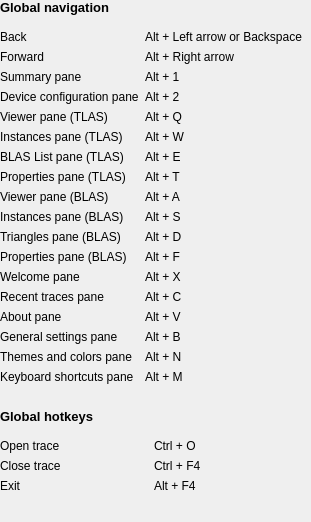
           <widget class="QWidget" name="column_1_wrapper_" native="true">
            <layout class="QVBoxLayout" name="vertical_layout_3_">
             <property name="leftMargin">
              <number>0</number>
             </property>
             <property name="topMargin">
              <number>0</number>
             </property>
             <property name="rightMargin">
              <number>0</number>
             </property>
             <property name="bottomMargin">
              <number>0</number>
             </property>
             <item>
              <widget class="ScaledLabel" name="label_global_navigation_">
               <property name="sizePolicy">
                <sizepolicy hsizetype="MinimumExpanding" vsizetype="Fixed">
                 <horstretch>0</horstretch>
                 <verstretch>0</verstretch>
                </sizepolicy>
               </property>
               <property name="font">
                <font>
                 <pointsize>10</pointsize>
                 <weight>75</weight>
                 <bold>true</bold>
                </font>
               </property>
               <property name="text">
                <string>Global navigation</string>
               </property>
               <property name="indent">
                <number>0</number>
               </property>
              </widget>
             </item>
             <item>
              <widget class="QWidget" name="global_navigation_layout_" native="true">
               <layout class="QGridLayout" name="grid_layout_">
                <property name="leftMargin">
                 <number>0</number>
                </property>
                <item row="0" column="0">
                 <widget class="ScaledLabel" name="label_back_">
                  <property name="sizePolicy">
                   <sizepolicy hsizetype="MinimumExpanding" vsizetype="Fixed">
                    <horstretch>0</horstretch>
                    <verstretch>0</verstretch>
                   </sizepolicy>
                  </property>
                  <property name="text">
                   <string>Back</string>
                  </property>
                 </widget>
                </item>
                <item row="0" column="1">
                 <widget class="ScaledLabel" name="content_back_">
                  <property name="sizePolicy">
                   <sizepolicy hsizetype="MinimumExpanding" vsizetype="Fixed">
                    <horstretch>0</horstretch>
                    <verstretch>0</verstretch>
                   </sizepolicy>
                  </property>
                  <property name="text">
                   <string>Alt + Left arrow or Backspace</string>
                  </property>
                 </widget>
                </item>
                <item row="1" column="0">
                 <widget class="ScaledLabel" name="label_forward_">
                  <property name="sizePolicy">
                   <sizepolicy hsizetype="MinimumExpanding" vsizetype="Fixed">
                    <horstretch>0</horstretch>
                    <verstretch>0</verstretch>
                   </sizepolicy>
                  </property>
                  <property name="text">
                   <string>Forward</string>
                  </property>
                 </widget>
                </item>
                <item row="1" column="1">
                 <widget class="ScaledLabel" name="content_forward_">
                  <property name="sizePolicy">
                   <sizepolicy hsizetype="MinimumExpanding" vsizetype="Fixed">
                    <horstretch>0</horstretch>
                    <verstretch>0</verstretch>
                   </sizepolicy>
                  </property>
                  <property name="text">
                   <string>Alt + Right arrow</string>
                  </property>
                 </widget>
                </item>
                <item row="2" column="0">
                 <widget class="ScaledLabel" name="label_overview_summary_">
                  <property name="sizePolicy">
                   <sizepolicy hsizetype="MinimumExpanding" vsizetype="Fixed">
                    <horstretch>0</horstretch>
                    <verstretch>0</verstretch>
                   </sizepolicy>
                  </property>
                  <property name="text">
                   <string>Summary pane</string>
                  </property>
                 </widget>
                </item>
                <item row="2" column="1">
                 <widget class="ScaledLabel" name="content_overview_summary_">
                  <property name="sizePolicy">
                   <sizepolicy hsizetype="MinimumExpanding" vsizetype="Fixed">
                    <horstretch>0</horstretch>
                    <verstretch>0</verstretch>
                   </sizepolicy>
                  </property>
                  <property name="text">
                   <string>Alt + 1</string>
                  </property>
                 </widget>
                </item>
                <item row="3" column="0">
                 <widget class="ScaledLabel" name="label_overview_device_config_">
                  <property name="sizePolicy">
                   <sizepolicy hsizetype="MinimumExpanding" vsizetype="Fixed">
                    <horstretch>0</horstretch>
                    <verstretch>0</verstretch>
                   </sizepolicy>
                  </property>
                  <property name="text">
                   <string>Device configuration pane</string>
                  </property>
                 </widget>
                </item>
                <item row="3" column="1">
                 <widget class="ScaledLabel" name="content_overview_device_config_">
                  <property name="sizePolicy">
                   <sizepolicy hsizetype="MinimumExpanding" vsizetype="Fixed">
                    <horstretch>0</horstretch>
                    <verstretch>0</verstretch>
                   </sizepolicy>
                  </property>
                  <property name="text">
                   <string>Alt + 2</string>
                  </property>
                 </widget>
                </item>
                <item row="4" column="0">
                 <widget class="ScaledLabel" name="label_tlas_viewer_">
                  <property name="sizePolicy">
                   <sizepolicy hsizetype="MinimumExpanding" vsizetype="Fixed">
                    <horstretch>0</horstretch>
                    <verstretch>0</verstretch>
                   </sizepolicy>
                  </property>
                  <property name="text">
                   <string>Viewer pane (TLAS)</string>
                  </property>
                 </widget>
                </item>
                <item row="4" column="1">
                 <widget class="ScaledLabel" name="content_tlas_viewer_">
                  <property name="sizePolicy">
                   <sizepolicy hsizetype="MinimumExpanding" vsizetype="Fixed">
                    <horstretch>0</horstretch>
                    <verstretch>0</verstretch>
                   </sizepolicy>
                  </property>
                  <property name="text">
                   <string>Alt + Q</string>
                  </property>
                 </widget>
                </item>
                <item row="5" column="0">
                 <widget class="ScaledLabel" name="label_tlas_instances_">
                  <property name="sizePolicy">
                   <sizepolicy hsizetype="MinimumExpanding" vsizetype="Fixed">
                    <horstretch>0</horstretch>
                    <verstretch>0</verstretch>
                   </sizepolicy>
                  </property>
                  <property name="text">
                   <string>Instances pane (TLAS)</string>
                  </property>
                 </widget>
                </item>
                <item row="5" column="1">
                 <widget class="ScaledLabel" name="content_tlas_instances_">
                  <property name="sizePolicy">
                   <sizepolicy hsizetype="MinimumExpanding" vsizetype="Fixed">
                    <horstretch>0</horstretch>
                    <verstretch>0</verstretch>
                   </sizepolicy>
                  </property>
                  <property name="text">
                   <string>Alt + W</string>
                  </property>
                 </widget>
                </item>
                <item row="6" column="0">
                 <widget class="ScaledLabel" name="label_tlas_blas_list_">
                  <property name="sizePolicy">
                   <sizepolicy hsizetype="MinimumExpanding" vsizetype="Fixed">
                    <horstretch>0</horstretch>
                    <verstretch>0</verstretch>
                   </sizepolicy>
                  </property>
                  <property name="text">
                   <string>BLAS List pane (TLAS)</string>
                  </property>
                 </widget>
                </item>
                <item row="6" column="1">
                 <widget class="ScaledLabel" name="content_tlas_blas_list_">
                  <property name="sizePolicy">
                   <sizepolicy hsizetype="MinimumExpanding" vsizetype="Fixed">
                    <horstretch>0</horstretch>
                    <verstretch>0</verstretch>
                   </sizepolicy>
                  </property>
                  <property name="text">
                   <string>Alt + E</string>
                  </property>
                 </widget>
                </item>
                <item row="7" column="0">
                 <widget class="ScaledLabel" name="label_tlas_properties_">
                  <property name="sizePolicy">
                   <sizepolicy hsizetype="MinimumExpanding" vsizetype="Fixed">
                    <horstretch>0</horstretch>
                    <verstretch>0</verstretch>
                   </sizepolicy>
                  </property>
                  <property name="text">
                   <string>Properties pane (TLAS)</string>
                  </property>
                 </widget>
                </item>
                <item row="7" column="1">
                 <widget class="ScaledLabel" name="content_tlas_properties_">
                  <property name="sizePolicy">
                   <sizepolicy hsizetype="MinimumExpanding" vsizetype="Fixed">
                    <horstretch>0</horstretch>
                    <verstretch>0</verstretch>
                   </sizepolicy>
                  </property>
                  <property name="text">
                   <string>Alt + T</string>
                  </property>
                 </widget>
                </item>
                <item row="8" column="0">
                 <widget class="ScaledLabel" name="label_blas_viewer_">
                  <property name="sizePolicy">
                   <sizepolicy hsizetype="MinimumExpanding" vsizetype="Fixed">
                    <horstretch>0</horstretch>
                    <verstretch>0</verstretch>
                   </sizepolicy>
                  </property>
                  <property name="text">
                   <string>Viewer pane (BLAS)</string>
                  </property>
                 </widget>
                </item>
                <item row="8" column="1">
                 <widget class="ScaledLabel" name="content_blas_viewer_">
                  <property name="sizePolicy">
                   <sizepolicy hsizetype="MinimumExpanding" vsizetype="Fixed">
                    <horstretch>0</horstretch>
                    <verstretch>0</verstretch>
                   </sizepolicy>
                  </property>
                  <property name="text">
                   <string>Alt + A</string>
                  </property>
                 </widget>
                </item>
                <item row="9" column="0">
                 <widget class="ScaledLabel" name="label_blas_instances_">
                  <property name="sizePolicy">
                   <sizepolicy hsizetype="MinimumExpanding" vsizetype="Fixed">
                    <horstretch>0</horstretch>
                    <verstretch>0</verstretch>
                   </sizepolicy>
                  </property>
                  <property name="text">
                   <string>Instances pane (BLAS)</string>
                  </property>
                 </widget>
                </item>
                <item row="9" column="1">
                 <widget class="ScaledLabel" name="content_blas_instances_">
                  <property name="sizePolicy">
                   <sizepolicy hsizetype="MinimumExpanding" vsizetype="Fixed">
                    <horstretch>0</horstretch>
                    <verstretch>0</verstretch>
                   </sizepolicy>
                  </property>
                  <property name="text">
                   <string>Alt + S</string>
                  </property>
                 </widget>
                </item>
                <item row="10" column="0">
                 <widget class="ScaledLabel" name="label_blas_triangles_">
                  <property name="sizePolicy">
                   <sizepolicy hsizetype="MinimumExpanding" vsizetype="Fixed">
                    <horstretch>0</horstretch>
                    <verstretch>0</verstretch>
                   </sizepolicy>
                  </property>
                  <property name="text">
                   <string>Triangles pane (BLAS)</string>
                  </property>
                 </widget>
                </item>
                <item row="10" column="1">
                 <widget class="ScaledLabel" name="content_blas_triangles_">
                  <property name="sizePolicy">
                   <sizepolicy hsizetype="MinimumExpanding" vsizetype="Fixed">
                    <horstretch>0</horstretch>
                    <verstretch>0</verstretch>
                   </sizepolicy>
                  </property>
                  <property name="text">
                   <string>Alt + D</string>
                  </property>
                 </widget>
                </item>
                <item row="11" column="0">
                 <widget class="ScaledLabel" name="label_blas_properties_">
                  <property name="sizePolicy">
                   <sizepolicy hsizetype="MinimumExpanding" vsizetype="Fixed">
                    <horstretch>0</horstretch>
                    <verstretch>0</verstretch>
                   </sizepolicy>
                  </property>
                  <property name="text">
                   <string>Properties pane (BLAS)</string>
                  </property>
                 </widget>
                </item>
                <item row="11" column="1">
                 <widget class="ScaledLabel" name="content_blas_properties_">
                  <property name="sizePolicy">
                   <sizepolicy hsizetype="MinimumExpanding" vsizetype="Fixed">
                    <horstretch>0</horstretch>
                    <verstretch>0</verstretch>
                   </sizepolicy>
                  </property>
                  <property name="text">
                   <string>Alt + F</string>
                  </property>
                 </widget>
                </item>
                <item row="12" column="0">
                 <widget class="ScaledLabel" name="label_Welcome_">
                  <property name="sizePolicy">
                   <sizepolicy hsizetype="MinimumExpanding" vsizetype="Fixed">
                    <horstretch>0</horstretch>
                    <verstretch>0</verstretch>
                   </sizepolicy>
                  </property>
                  <property name="text">
                   <string>Welcome pane</string>
                  </property>
                 </widget>
                </item>
                <item row="12" column="1">
                 <widget class="ScaledLabel" name="content_welcome_">
                  <property name="sizePolicy">
                   <sizepolicy hsizetype="MinimumExpanding" vsizetype="Fixed">
                    <horstretch>0</horstretch>
                    <verstretch>0</verstretch>
                   </sizepolicy>
                  </property>
                  <property name="text">
                   <string>Alt + X</string>
                  </property>
                 </widget>
                </item>
                <item row="13" column="0">
                 <widget class="ScaledLabel" name="label_recent_traces_">
                  <property name="sizePolicy">
                   <sizepolicy hsizetype="MinimumExpanding" vsizetype="Fixed">
                    <horstretch>0</horstretch>
                    <verstretch>0</verstretch>
                   </sizepolicy>
                  </property>
                  <property name="text">
                   <string>Recent traces pane</string>
                  </property>
                 </widget>
                </item>
                <item row="13" column="1">
                 <widget class="ScaledLabel" name="content_recent_traces_">
                  <property name="sizePolicy">
                   <sizepolicy hsizetype="MinimumExpanding" vsizetype="Fixed">
                    <horstretch>0</horstretch>
                    <verstretch>0</verstretch>
                   </sizepolicy>
                  </property>
                  <property name="text">
                   <string>Alt + C</string>
                  </property>
                 </widget>
                </item>
                <item row="14" column="0">
                 <widget class="ScaledLabel" name="label_about_">
                  <property name="sizePolicy">
                   <sizepolicy hsizetype="MinimumExpanding" vsizetype="Fixed">
                    <horstretch>0</horstretch>
                    <verstretch>0</verstretch>
                   </sizepolicy>
                  </property>
                  <property name="text">
                   <string>About pane</string>
                  </property>
                 </widget>
                </item>
                <item row="14" column="1">
                 <widget class="ScaledLabel" name="content_about_">
                  <property name="sizePolicy">
                   <sizepolicy hsizetype="MinimumExpanding" vsizetype="Fixed">
                    <horstretch>0</horstretch>
                    <verstretch>0</verstretch>
                   </sizepolicy>
                  </property>
                  <property name="text">
                   <string>Alt + V</string>
                  </property>
                 </widget>
                </item>
                <item row="15" column="0">
                 <widget class="ScaledLabel" name="label_general_settings_">
                  <property name="sizePolicy">
                   <sizepolicy hsizetype="MinimumExpanding" vsizetype="Fixed">
                    <horstretch>0</horstretch>
                    <verstretch>0</verstretch>
                   </sizepolicy>
                  </property>
                  <property name="text">
                   <string>General settings pane</string>
                  </property>
                 </widget>
                </item>
                <item row="15" column="1">
                 <widget class="ScaledLabel" name="content_general_settings_">
                  <property name="sizePolicy">
                   <sizepolicy hsizetype="MinimumExpanding" vsizetype="Fixed">
                    <horstretch>0</horstretch>
                    <verstretch>0</verstretch>
                   </sizepolicy>
                  </property>
                  <property name="text">
                   <string>Alt + B</string>
                  </property>
                 </widget>
                </item>
                <item row="16" column="0">
                 <widget class="ScaledLabel" name="label_themes_and_colors_">
                  <property name="sizePolicy">
                   <sizepolicy hsizetype="MinimumExpanding" vsizetype="Fixed">
                    <horstretch>0</horstretch>
                    <verstretch>0</verstretch>
                   </sizepolicy>
                  </property>
                  <property name="text">
                   <string>Themes and colors pane</string>
                  </property>
                 </widget>
                </item>
                <item row="16" column="1">
                 <widget class="ScaledLabel" name="content_themes_and_colors_">
                  <property name="sizePolicy">
                   <sizepolicy hsizetype="MinimumExpanding" vsizetype="Fixed">
                    <horstretch>0</horstretch>
                    <verstretch>0</verstretch>
                   </sizepolicy>
                  </property>
                  <property name="text">
                   <string>Alt + N</string>
                  </property>
                 </widget>
                </item>
                <item row="17" column="0">
                 <widget class="ScaledLabel" name="label_keyboard_shortcuts_">
                  <property name="sizePolicy">
                   <sizepolicy hsizetype="MinimumExpanding" vsizetype="Fixed">
                    <horstretch>0</horstretch>
                    <verstretch>0</verstretch>
                   </sizepolicy>
                  </property>
                  <property name="text">
                   <string>Keyboard shortcuts pane</string>
                  </property>
                 </widget>
                </item>
                <item row="17" column="1">
                 <widget class="ScaledLabel" name="content_keyboard_shortcuts_">
                  <property name="sizePolicy">
                   <sizepolicy hsizetype="MinimumExpanding" vsizetype="Fixed">
                    <horstretch>0</horstretch>
                    <verstretch>0</verstretch>
                   </sizepolicy>
                  </property>
                  <property name="text">
                   <string>Alt + M</string>
                  </property>
                 </widget>
                </item>
               </layout>
              </widget>
             </item>
             <item>
              <spacer name="vertical_spacer_1_">
               <property name="orientation">
                <enum>Qt::Vertical</enum>
               </property>
               <property name="sizeType">
                <enum>QSizePolicy::Fixed</enum>
               </property>
               <property name="sizeHint" stdset="0">
                <size>
                 <width>20</width>
                 <height>10</height>
                </size>
               </property>
              </spacer>
             </item>
             <item>
              <widget class="ScaledLabel" name="label_global_hotkeys_">
               <property name="sizePolicy">
                <sizepolicy hsizetype="MinimumExpanding" vsizetype="Fixed">
                 <horstretch>0</horstretch>
                 <verstretch>0</verstretch>
                </sizepolicy>
               </property>
               <property name="font">
                <font>
                 <pointsize>10</pointsize>
                 <weight>75</weight>
                 <bold>true</bold>
                </font>
               </property>
               <property name="text">
                <string>Global hotkeys</string>
               </property>
              </widget>
             </item>
             <item>
              <widget class="QWidget" name="global_hotkeys_layout_" native="true">
               <layout class="QGridLayout" name="grid_layout_3_">
                <property name="leftMargin">
                 <number>0</number>
                </property>
                <item row="0" column="0">
                 <widget class="ScaledLabel" name="label_open_">
                  <property name="sizePolicy">
                   <sizepolicy hsizetype="MinimumExpanding" vsizetype="Fixed">
                    <horstretch>0</horstretch>
                    <verstretch>0</verstretch>
                   </sizepolicy>
                  </property>
                  <property name="text">
                   <string>Open trace</string>
                  </property>
                 </widget>
                </item>
                <item row="0" column="1">
                 <widget class="ScaledLabel" name="content_open_">
                  <property name="sizePolicy">
                   <sizepolicy hsizetype="MinimumExpanding" vsizetype="Fixed">
                    <horstretch>0</horstretch>
                    <verstretch>0</verstretch>
                   </sizepolicy>
                  </property>
                  <property name="text">
                   <string>Ctrl + O</string>
                  </property>
                 </widget>
                </item>
                <item row="1" column="0">
                 <widget class="ScaledLabel" name="label_close_">
                  <property name="sizePolicy">
                   <sizepolicy hsizetype="MinimumExpanding" vsizetype="Fixed">
                    <horstretch>0</horstretch>
                    <verstretch>0</verstretch>
                   </sizepolicy>
                  </property>
                  <property name="text">
                   <string>Close trace</string>
                  </property>
                 </widget>
                </item>
                <item row="1" column="1">
                 <widget class="ScaledLabel" name="content_close_">
                  <property name="sizePolicy">
                   <sizepolicy hsizetype="MinimumExpanding" vsizetype="Fixed">
                    <horstretch>0</horstretch>
                    <verstretch>0</verstretch>
                   </sizepolicy>
                  </property>
                  <property name="text">
                   <string>Ctrl + F4</string>
                  </property>
                 </widget>
                </item>
                <item row="2" column="0">
                 <widget class="ScaledLabel" name="label_exit_">
                  <property name="sizePolicy">
                   <sizepolicy hsizetype="MinimumExpanding" vsizetype="Fixed">
                    <horstretch>0</horstretch>
                    <verstretch>0</verstretch>
                   </sizepolicy>
                  </property>
                  <property name="text">
                   <string>Exit</string>
                  </property>
                 </widget>
                </item>
                <item row="2" column="1">
                 <widget class="ScaledLabel" name="content_exit_">
                  <property name="sizePolicy">
                   <sizepolicy hsizetype="MinimumExpanding" vsizetype="Fixed">
                    <horstretch>0</horstretch>
                    <verstretch>0</verstretch>
                   </sizepolicy>
                  </property>
                  <property name="text">
                   <string>Alt + F4</string>
                  </property>
                 </widget>
                </item>
               </layout>
              </widget>
             </item>
             <item>
              <spacer name="vertical_spacer_end_column_1">
               <property name="orientation">
                <enum>Qt::Vertical</enum>
               </property>
               <property name="sizeHint" stdset="0">
                <size>
                 <width>20</width>
                 <height>20</height>
                </size>
               </property>
              </spacer>
             </item>
            </layout>
           </widget>
